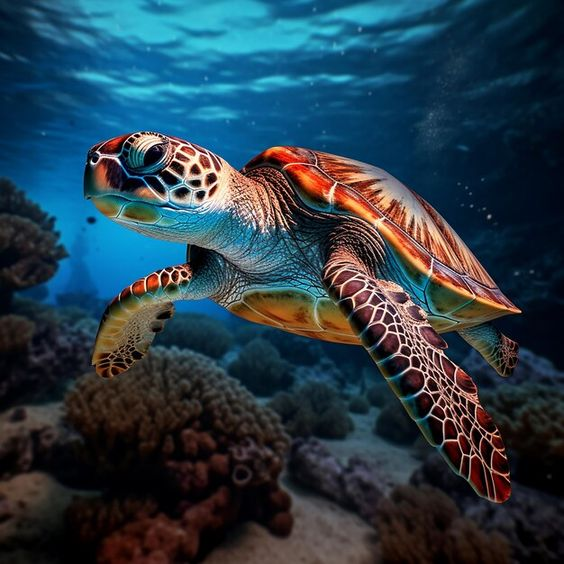
%> input picture PracticaNo14/tortuga.jpg, 564 x 564 px
$ octave PracticaNo14_ElliotChilpa.m   (GNU Octave 9; MATLAB toolbox functions it lacks are replaced by stand-ins)
%> lines starting %> are read from the running program, lines starting %| are printed output that depends on the picture
clear all;
close all;

% Cargar las imágenes
img_1 = imread("tortuga.jpg");
%> img_1 is the input picture: size 564x564x3 uint8; mean R, G, B 40.6, 61.1, 73.7
img_2 = imread("bosque.jpg");
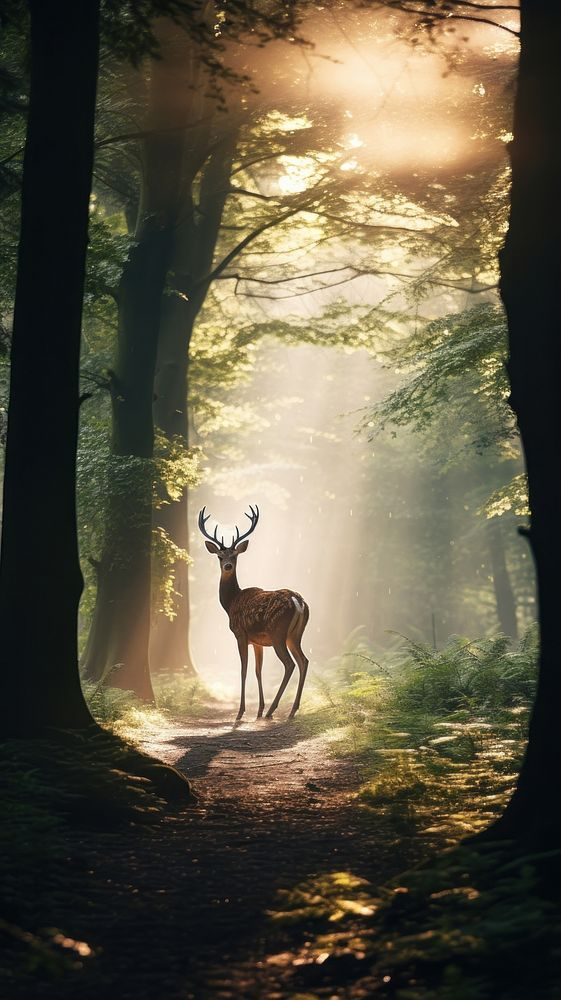
%> input picture PracticaNo14/bosque.jpg, 561 x 1000 px
%> img_2 is the input picture: size 1000x561x3 uint8; mean R, G, B 98.4, 90.8, 71
img_3 = imread("venado.png");  % Imagen del venado
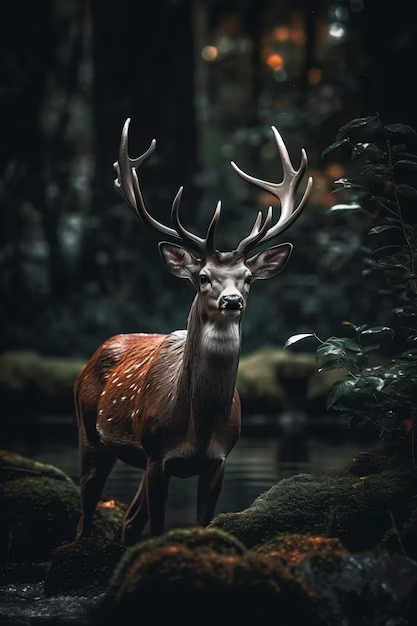
%> input picture PracticaNo14/venado.png, 417 x 626 px
%> img_3 is the input picture: size 626x417x3 uint8; mean R, G, B 32.2, 34.4, 33.8
img_4 = imread("montañas.jpg");
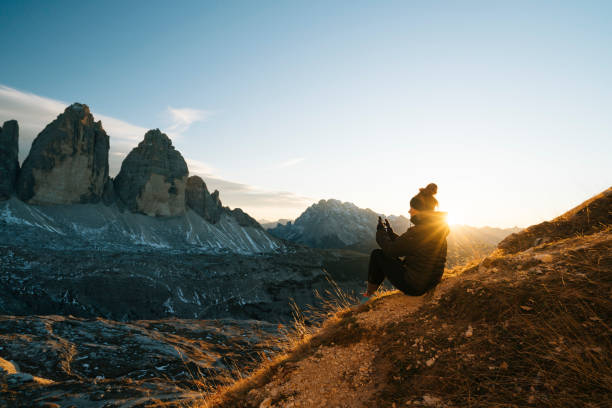
%> input picture PracticaNo14/montañas.jpg, 612 x 408 px
%> img_4 is the input picture: size 408x612x3 uint8; mean R, G, B 118, 124.7, 122.3

% s = c .* log(1 + r)

% r es el valor de intensidad original del píxel
% s resultado del pixel despues de la transformación
% c es un factor de escala para ajustar la intensidad del efecto logarítmico.

% Convertir a double
img_1_d = im2double(img_1);
img_2_d = im2double(img_2);
img_3_d = im2double(img_3);
img_4_d = im2double(img_4);

% Parámetros de escala
c_1 = 3;
c_2 = 2;
c_3 = 4;
c_4 = 3;

% Transformación logarítmica para img_1
imagen_log_1 = zeros(size(img_1_d));
imagen_log_2 = zeros(size(img_2_d));
imagen_log_3 = zeros(size(img_3_d));
imagen_log_4 = zeros(size(img_4_d));

for k = 1:3
    imagen_log_1(:,:,k) = c_1 * log(1 + img_1_d(:,:,k));
    imagen_log_2(:,:,k) = c_2 * log(1 + img_2_d(:,:,k));
    imagen_log_3(:,:,k) = c_3 * log(1 + img_3_d(:,:,k));
end
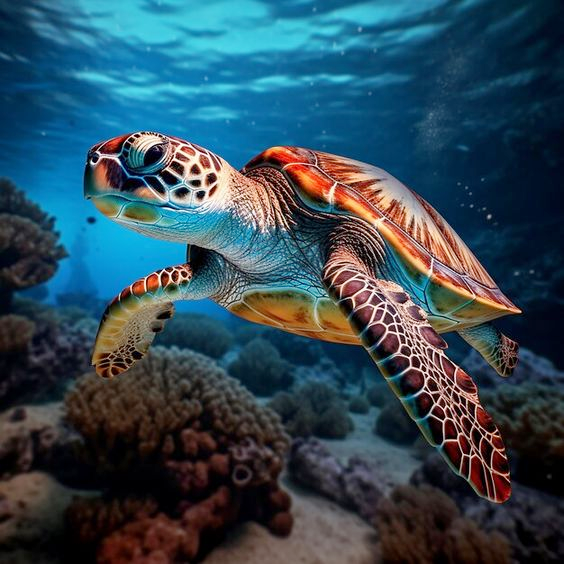
%> imagen_log_1: size 564x564x3 double; mean R, G, B 0.403, 0.608, 0.714; drawn with min black and max white
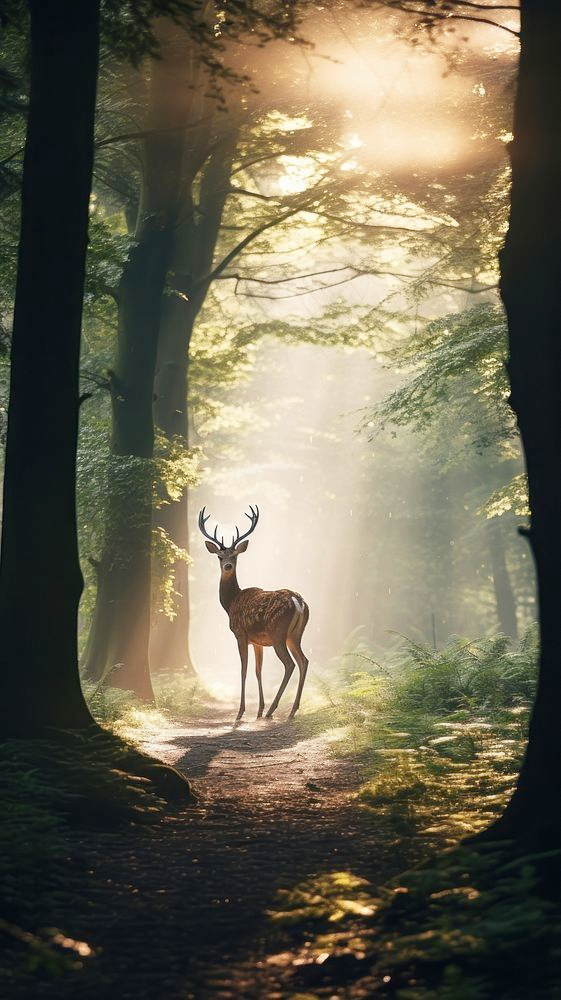
%> imagen_log_2: size 1000x561x3 double; mean R, G, B 0.598, 0.565, 0.459; drawn with min black and max white

for k = 1:2
    imagen_log_4(:,:,k) = c_4 * log(1 + img_4_d(:,:,k));
end
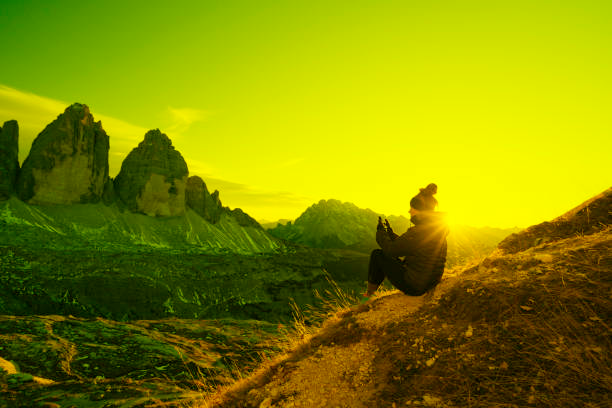
%> imagen_log_4: size 408x612x3 double; mean R, G, B 1.07, 1.12, 0; drawn with min black and max white

% Normalizar imagen
%imagen_log_3 = mat2gray(imagen_log_3);  % Normalizar entre 0 y 1

% Imprimir imagen original y transformada
figure();
subplot(1, 2, 1);
imshow(img_1_d);
title('Imagen Original');

subplot(1, 2, 2);
imshow(imagen_log_1);
title('Transformación Logarítmica');

% Imprimir imagen original y transformada
figure();
subplot(1, 2, 1);
imshow(img_2_d);
title('Imagen Original');

subplot(1, 2, 2);
imshow(imagen_log_2);
title('Transformación Logarítmica');

% Imprimir imagen original y transformada
figure();
subplot(1, 2, 1);
imshow(img_3_d);
title('Imagen Original');

subplot(1, 2, 2);
imshow(imagen_log_3);
title('Transformación Logarítmica');

% Imprimir imagen original y transformada
figure();
subplot(1, 2, 1);
imshow(img_4_d);
title('Imagen Original');

subplot(1, 2, 2);
imshow(imagen_log_4);
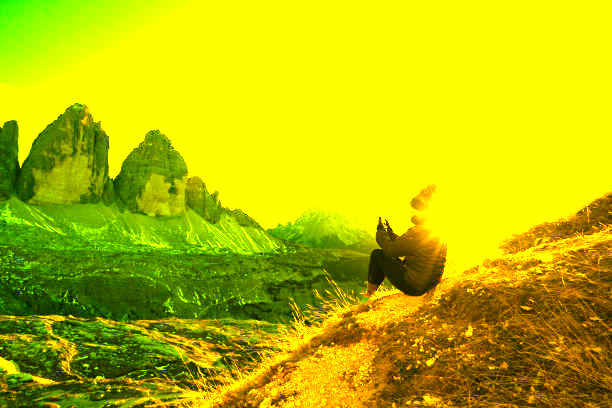
%> displayed picture: size 408x612x3, on the screen's scale of 0 to 255; mean R, G, B 187.2, 190.2, 0
title('Transformación Logarítmica');
